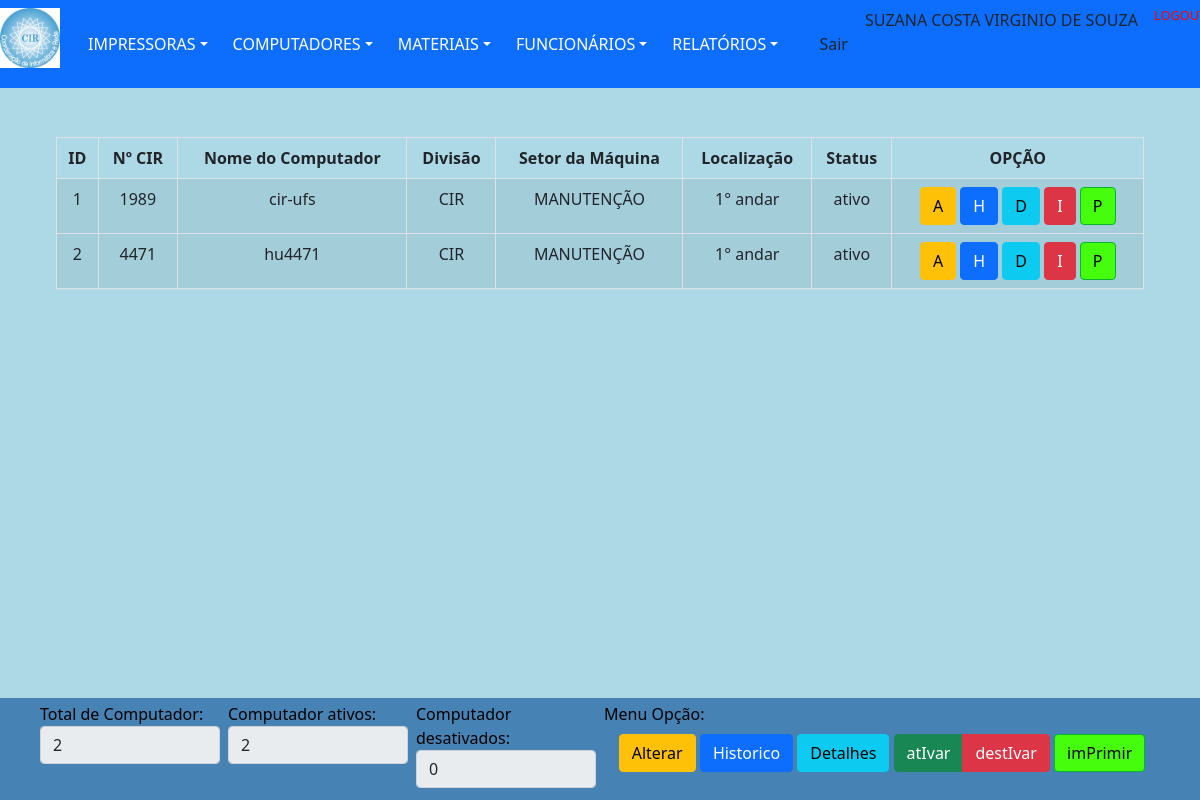
/views/computadorListar.php (signed in), run on the app's committed database.
### tables this page shows
CREATE TABLE `computador` (
  `idComputador` int(11) NOT NULL,
  `numCir` int(6) DEFAULT NULL,
  `numPatrimonio` int(11) DEFAULT NULL,
  `numPatReitoria` int(11) DEFAULT NULL,
  `nomeComputador` varchar(20) DEFAULT NULL,
  `dataCadastro` date DEFAULT NULL,
  `respCadastro` varchar(30) DEFAULT NULL,
  `dataAltCadastro` date DEFAULT NULL,
  `respAltCadastro` varchar(30) DEFAULT NULL,
  `sistemaOpera` varchar(21) DEFAULT NULL,
  `modelMaquina` varchar(50) DEFAULT NULL,
  `memoria` varchar(10) DEFAULT NULL,
  `numIp` varchar(15) DEFAULT NULL,
  `numMac` varchar(17) DEFAULT NULL,
  `tipoHD` varchar(255) DEFAULT NULL,
  `nomeUsuario` varchar(50) DEFAULT NULL,
  `statusComp` varchar(7) DEFAULT NULL,
  `obs` varchar(255) DEFAULT NULL,
  `idFuncionario` int(11) DEFAULT NULL,
  `idSetor` int(11) DEFAULT NULL,
  `idTipoProcessador` int(11) DEFAULT NULL
);

CREATE TABLE `setor` (
  `idSetor` int(11) NOT NULL,
  `idDivisao` int(11) DEFAULT NULL,
  `localizacao` varchar(10) DEFAULT NULL,
  `ramal` varchar(4) DEFAULT NULL,
  `respSetor` varchar(30) DEFAULT NULL,
  `nomeLocal` varchar(150) DEFAULT NULL
);

CREATE TABLE `divisao` (
  `idDivisao` int(11) NOT NULL,
  `divisao` varchar(10) DEFAULT NULL
);

### dao/DAO-controleCir.php (called while the page is built, shortened)
<?php
	class ControleCirDAO
		{
            public function ListarTudo($nomeTabela)
                {
                    $conn = Database::connect();
                    $conn->exec('SET CHARACTER SET utf8');
                    $sql = "SELECT * FROM $nomeTabela";
                    try
                        {
                            $listar = $conn->query($sql);
                            $buscar = $listar->fetchAll(PDO::FETCH_OBJ);
                            $numRows = $listar->rowCount();
                        }
                    catch (PDOException $exc)
                        {
                            $buscar = $exc->getTraceAsString();
                        }
                    return $buscar;
                }
            public function Buscalocal($idSetor)
                {
                    $conn = Database::connect();
                    $conn->exec('SET CHARACTER SET utf8');
                    $sql = "SELECT * FROM setor s, divisao d
                    WHERE s.idSetor = '$idSetor'
                    AND s.idDivisao = d.idDivisao";
                     try
                        {
                            $listar = $conn->query($sql);
                            $buscar = $listar->fetchAll(PDO::FETCH_OBJ);
                        }
                    catch (PDOException $exc)
                        {
                            $buscar = $exc->getTraceAsString();
                        }
                    return $buscar;
                }
        }
?>

### views/computadorListar.php (the view, shortened to what this page needs)
<?php
	include "../template/menuPrincipal.php";
	$inativo = 0;
	$ativo = 0;
?>
			<nav class="fixed  navbar navbar-dark">
				<div class="line col-md-12 p-5 position-absolute top-50 bottom-150 end-150">
                    <div class="col-md-12 py-5 px-2">
						<table class="table table-striped table-bordered table-condensed">
							<thead>
								<tr>
									<th>ID</th>
                                    <th>Nº CIR</th>
									<th>Nome do Computador</th>
									<th>Divisão</th>
									<th>Setor da Máquina</th>
									<th>Localização</th>
									<th>Status</th>
									<th>OPÇÃO</th>
								</tr>
							</thead>
							<tbody>
								<?php
									$nomeTabela = "computador";
									require_once '../dao/DAO-controleCir.php';
									$compAltDAO = new ControleCirDAO();
									foreach($compAltDAO-> ListarTudo($nomeTabela)  as $comp)
										{ ?>
											<tr>
												<td>
													<?php
														echo $idComputador = $comp->idComputador;
													?>
												</td>
												<td>
													<?php
														echo $numCir = $comp->numCir;
													?>
												</td>
												<td><?php echo $comp->nomeComputador ?></td>
												<td>
													<?php   $idSetor = $comp->idSetor;
															$setorDAO = new ControleCirDAO();
															foreach($setorDAO->Buscalocal($idSetor) as $Setor)
																{
																	$divisao1= $Setor->divisao;
																	$nomeLocal1 = $Setor->nomeLocal;
																	$localizacao1 = $Setor->localizacao;
																	echo $divisao1;
																}
													?>
												</td>
												<td><?php echo $nomeLocal1?></td>
												<td><?php echo $localizacao1?></td>
												<td><?php echo $statusComp = $comp->statusComp?></td>
												<td class='operations'>
                                                    <div class="btn-group pull-left" >
                                                        <a href="./computadorAlterar.php?action=1&id=<?php echo $comp->idComputador;?> " class="btn btn-small btn-warning table-edit">A<i class="icon-edit"></i></a>
                                                    </div>
                                                    <div class="btn-group pull-left">
                                                    	<a href="./historicoComp.php?action=1&id=<?php echo $comp->idComputador; ?>" class="btn btn-primary">H<i class="icon-remove"></i></a>
                                                    </div>
                                                    <div class="btn-group pull-left">
                                                        <a href="./computadorDetalhes.php?action=1&id=<?php echo $comp->idComputador; ?>" class="btn btn-info">D<i class="icon-remove"></i></a>
                                                    </div>
                                                    <div class="btn-group pull-left">
														<?php
                                                            if($statusComp != "ativo")
                                                                {
                                                                    $html = "<a href='../controllers/ativarDesativarComp.php?action=1&id=$idComputador' class='btn btn-small btn-success'>I<i class='icon-remove'></i></a>";
                                                                    $inativo++;
																	echo $html;
                                                                }
															else
                                                                {
                                                                    $html = "<a href='../controllers/ativarDesativarComp.php?action=2&id=$idComputador' class='btn btn-small btn-danger'>I<i class='icon-remove'></i></a>";
                                                                    $ativo++;
																	echo $html;
                                                                }
                                                        ?>
                                                    </div>
													<div class="btn-group pull-left">
                                                        <a href="../gerarPdf/ComputadorImprimirDados.php?action=1&id=<?php echo $comp->idComputador; ?>" class="btn btn-small btn-ufs">P<i class="icon-remove"></i></a>
                                                    </div>
                                                </td>
											<tr>
										<?php
										} ?>
							</tbody>
						</table>
					</div>
				</div>
			</nav>
		<div class="fixed-bottom p-1 px-md-5 col-md-12 bg-ufs text-black1">
			<div class="row">
				<div class="col px-md-1 col-md-2">
					<label for="inputSuccess" class="control-label">Total de Computador:</label>
					<input type="text" class="form-control" value="<?php echo $_SESSION['numUser'];?>" readonly >
				</div>
				<div class="col px-md-1 col-md-2">
					<label for="inputSuccess" class="control-label">Computador ativos:</label>
					<input type="text" class="form-control" value="<?php echo $ativo;?>" readonly>
				</div>
				<div class="col px-md-1 col-md-2">
					<label for="inputSuccess" class="control-label">Computador desativados:</label>
					<input type="text" class="form-control" value="<?php echo $inativo;?>" readonly>
				</div>
				<div class="col px-md-1 col-md-6">
					<label for="inputSuccess" class="control-label">Menu Opção:</label>
							<table class="table table-borderless">
								<thead>
									<tr>
										<th>
											<div class="btn-group pull-left" >
												<a class="btn btn-small btn-warning table-edit">Alterar<i class="icon-edit"></i></a>
											</div>
											<div class="btn-group pull-left">
												<a class="btn btn-primary">Historico<i class="icon-remove"></i></a>
											</div>
											<div class="btn-group pull-left">
												<a class="btn btn-info">Detalhes<i class="icon-remove"></i></a>
											</div>
											<div class="btn-group pull-left">
												<a class="btn btn-small btn-success">atIvar<i class="icon-remove"></i></a>
												<a class="btn btn-small btn-danger">destIvar<i class="icon-remove"></i></a>
											</div>
											<div class="btn-group pull-left">
												<a class="btn btn-small btn-ufs">imPrimir<i class="icon-remove"></i></a>
											</div>
										</th>
									</tr>
								</thead>
							</table>
				</div>
			</div>
		</div>
	</body>
</html>

### template/menuPrincipal.php (style rules this page uses)
body { background-color: #ADD8E6; }
table, th, td { padding: 5px; text-align:center; }

### data on the page
computador: idComputador "1", numCir "1989", nomeComputador "cir-ufs", idSetor.nomeLocal "MANUTENÇÃO", idSetor.localizacao "1° andar", statusComp "ativo"
setor: idDivisao.divisao "CIR"
computador: idComputador "2", numCir "4471", nomeComputador "hu4471", idSetor.nomeLocal "MANUTENÇÃO", idSetor.localizacao "1° andar", statusComp "ativo"

### other printed values
$_SESSION["nomeFuncionario"] "SUZANA COSTA VIRGINIO DE SOUZA"
